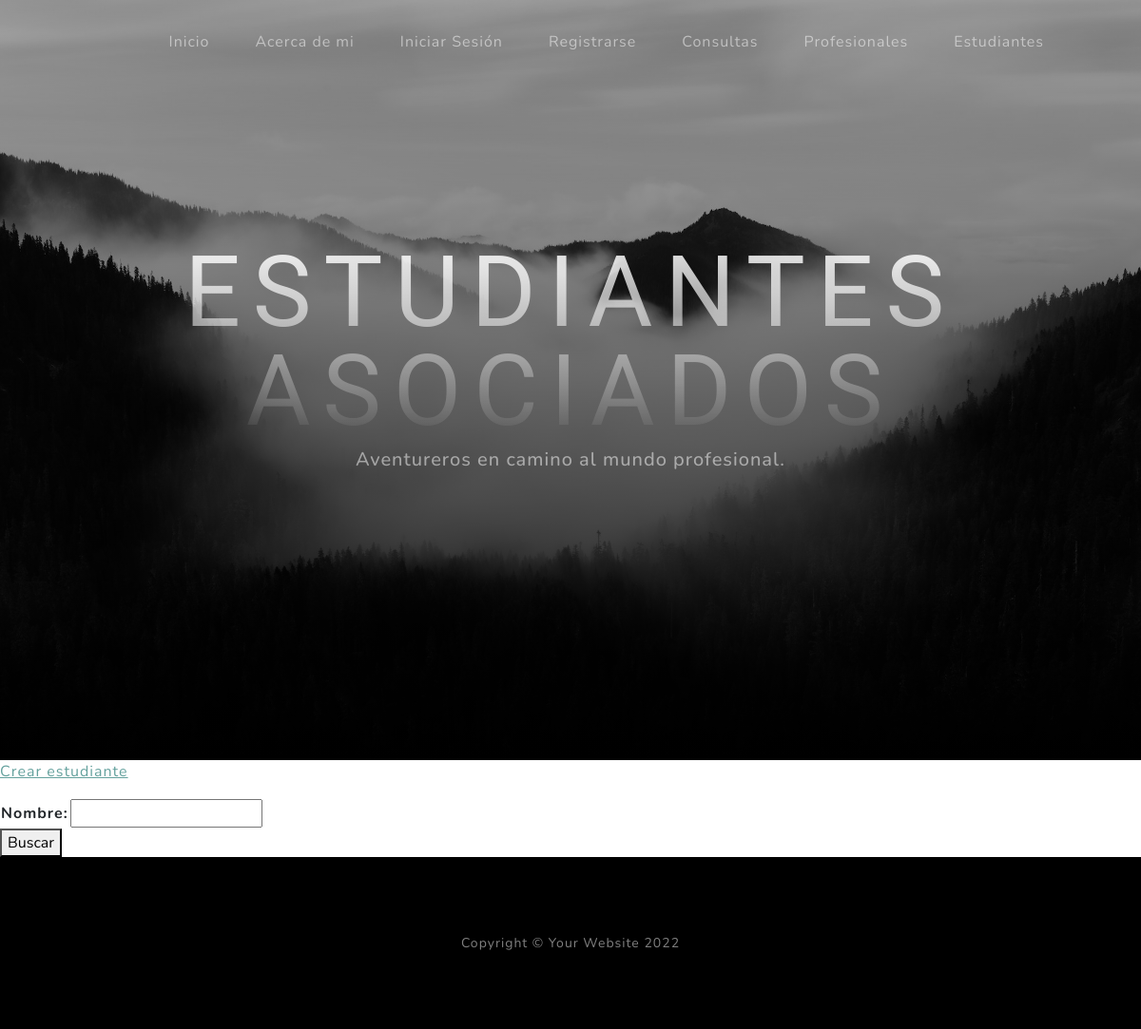
The page /clases/estudiante/ on the database as committed earlier.
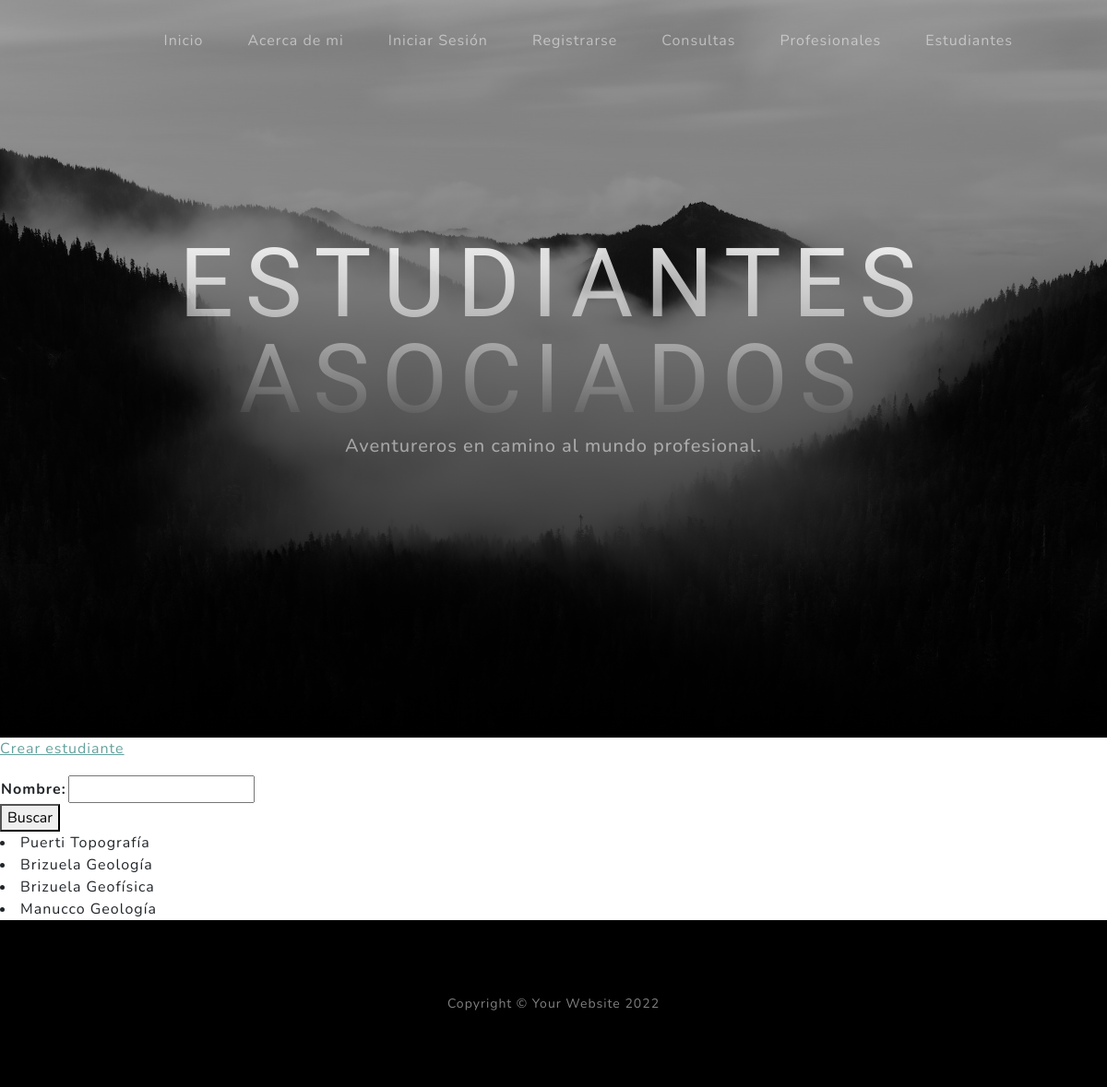
The same page on the database as committed later.
### clases/models.py (models this page shows)
class Estudiante (models.Model):
   nombre = models.CharField(max_length=20)
   apellido = models.CharField (max_length=30)
   carrera = models.CharField(max_length=50)
   def __str__ (self):
        return f'{self.apellido} {self.carrera}'

### clases/views.py (the view)
# urls.py: path('estudiante/', views.lista_estudiante, name = 'estudiante'),
def lista_estudiante (request):
    nombre_a_buscar= request.GET.get ('nombre', None)
    if nombre_a_buscar is not None:
        estudiantes = Estudiante.objects.filter (nombre__icontains=nombre_a_buscar)
    else:
        estudiantes = Estudiante.objects.all
    form = EstudianteBusqueda ()
    return render (request, 'clases/lista_estudiante.html', {'form': form, 'estudiantes': estudiantes})

### clases/forms.py
class EstudianteBusqueda (forms.Form):
    nombre = forms.CharField (max_length=20)

### clases/templates/clases/lista_estudiante.html (shortened to what this page needs)
{% extends 'index/index.html' %}
{% block 'header_text_block' %}
    <h1 class="mx-auto my-0 text-uppercase">Estudiantes asociados</h1>
    <h2 class="text-white-50 mx-auto mt-2 mb-5">Aventureros en camino al mundo profesional.</h2>
{% endblock 'header_text_block' %}
{% block 'body_block' %}
  <p>
     <a href={% url 'crear_estudiante' %}>Crear estudiante</a>
  </p>
<form action=''method='get'>
  <table>
    {{form.as_table}}
  </table>
  <button>Buscar</button>
</form>
  {% for estudiantes in estudiantes %}
   <li> {{estudiantes}} </li>
  {% endfor %}
{% endblock 'body_block' %}

Rows that differ between the two databases and show on the page:
added Estudiante: apellido+carrera "Puerti Topografía"
added Estudiante: apellido+carrera "Brizuela Geología"
added Estudiante: apellido+carrera "Brizuela Geofísica"
added Estudiante: apellido+carrera "Manucco Geología"
